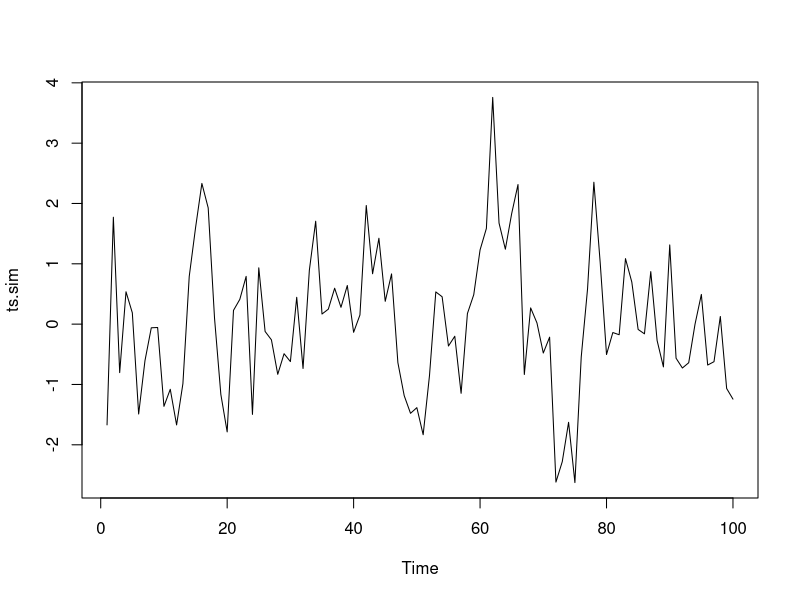
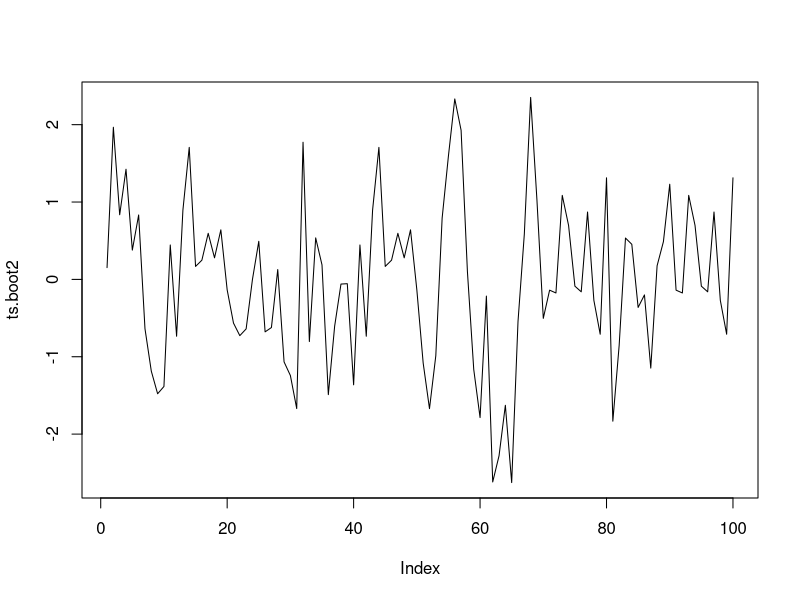
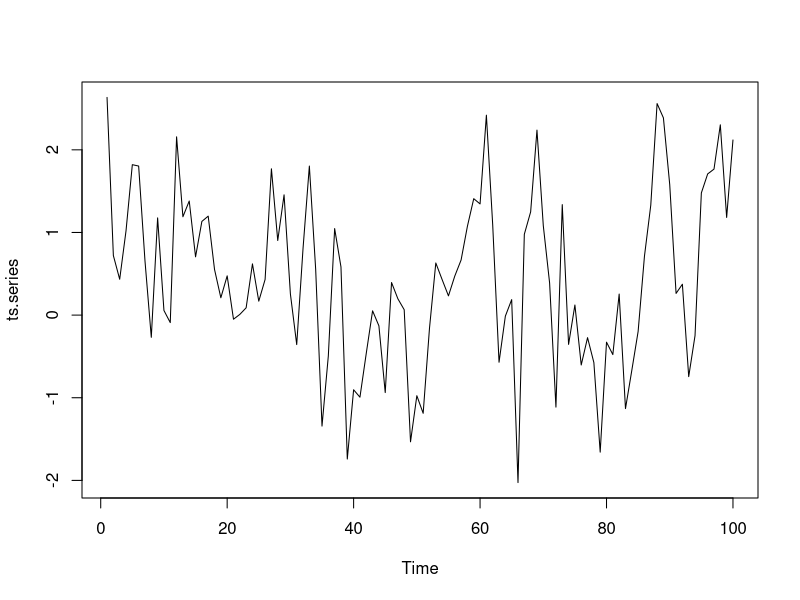
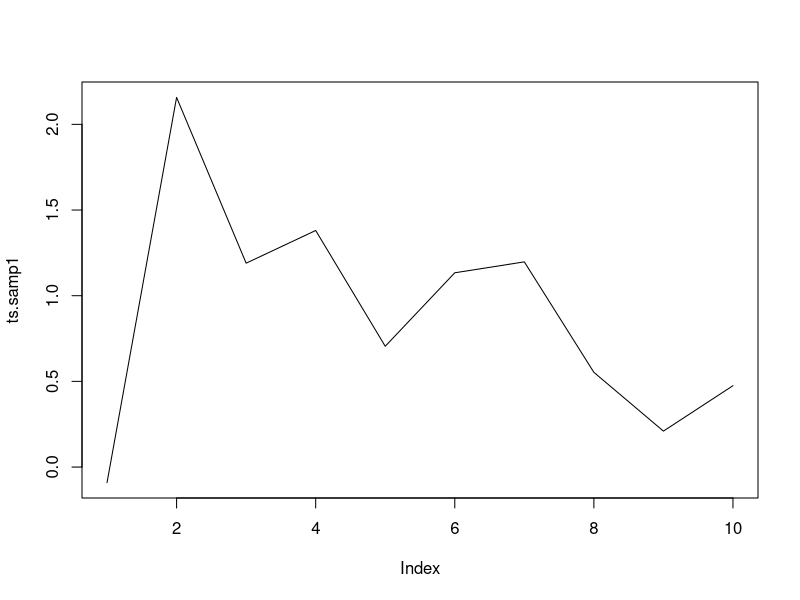
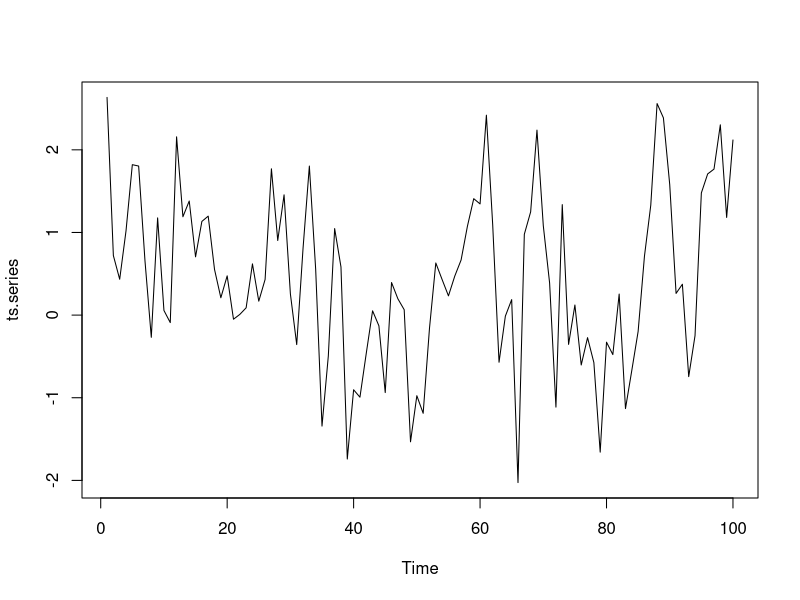
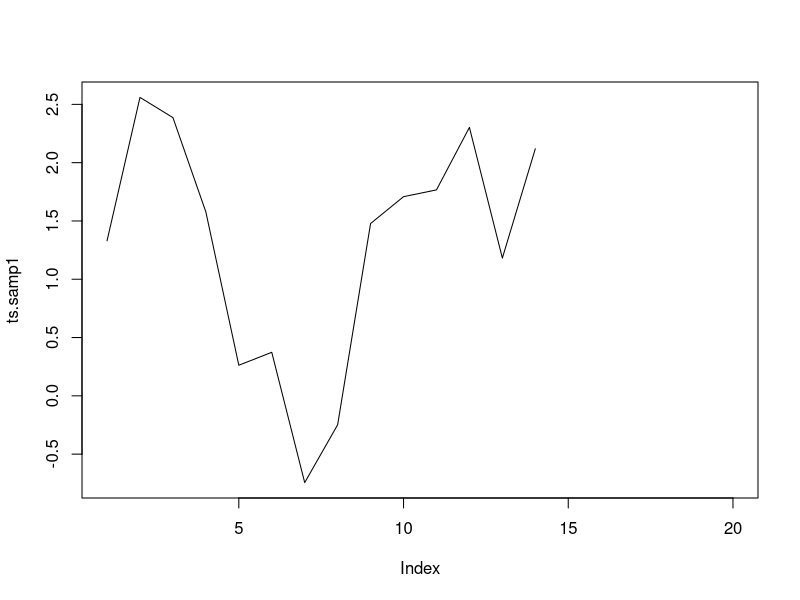
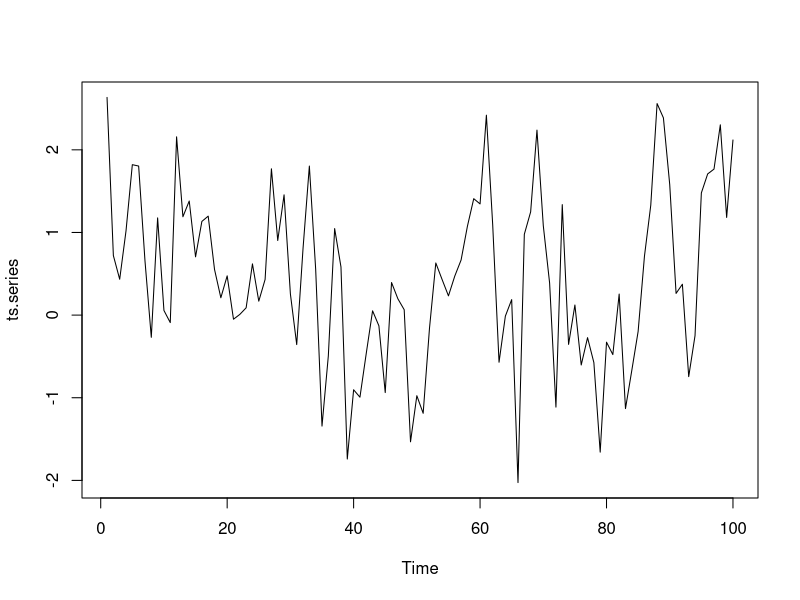
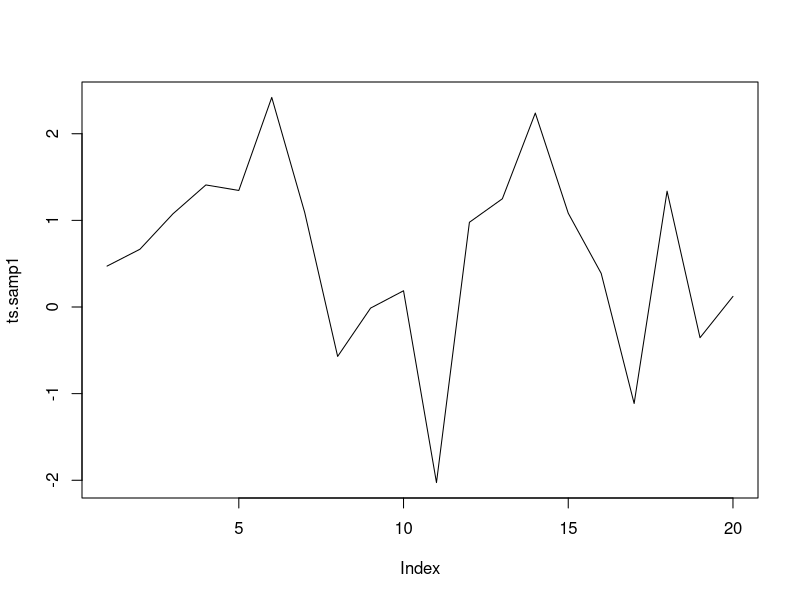

Recreate these plots in R, in order.
## ---- chunk 1
knitr::opts_chunk$set(echo = TRUE)
## ---- chunk 2
ts.sim <- arima.sim(list(order = c(1, 0, 0), ar = 0.5), n = 100) 
ts.sim
plot(ts.sim)
## ---- chunk 3
ts.blocks <- list(ts.sim[c(1 : 10)], ts.sim[c(11 : 20)], ts.sim[c(21 : 30)], ts.sim[c(31 : 40)], ts.sim[c(41 : 50)], ts.sim[c(51 : 60)], ts.sim[c(61 : 70)], ts.sim[c(71 : 80)], ts.sim[c(81 : 90)], ts.sim[c(91 : 100)])
ts.blocks
## ---- chunk 4
ts.boot1 <- sample(ts.blocks, 10, replace = T)
ts.boot1
class(ts.boot1)
## ---- chunk 5
ts.boot2 <- c()
for(i in 1 : 10) {
  for(j in 1 : 10) {
    ts.boot2 <- c(ts.boot2, ts.boot1[[i]][[j]])
  }
}
ts.boot2
class(ts.boot2)
## ---- chunk 6
plot(ts.boot2, type = "l")
## ---- chunk 7
ts.sim <- arima.sim(list(order = c(1, 0, 0), ar = 0.5), n = 100) 
single_point <- function(ts.series)
{
  point1 <- sample(c(1:length(ts.series)), 1, replace = T)
  print(ts.series)
  print(point1)
}
single_point(ts.sim)
## ---- chunk 8
one_sample <- function(ts.series, B)
{
  point1 <- sample(c(1:length(ts.series)), 1, replace = T)
  ts.samp1 <- c()
  for(i in 1 : B)
  {
    ts.samp1 <- c(ts.samp1, ts.sim[point1 + i - 1])
  }
  print(ts.series)
  plot(ts.series)
  print(point1)
  print(ts.samp1)
  plot(ts.samp1, type = 'l')
}
one_sample(ts.sim, 10)
## ---- chunk 9
blocks <- function(ts.series, B, b)
{
  point1 <- sample(c(1:length(ts.series)), 1, replace = T)
  ts.samp1 <- c()
  for(i in 1 : B)
  {
    ts.samp1 <- c(ts.samp1, ts.series[point1 + i - 1])
  }
  print(ts.series)
  plot(ts.series)
  print(point1)
  print(ts.samp1)
  i <- 1
  ts.block_list <- list()
  while(i < B)
  {
    x <- list(ts.samp1[i : (i + b - 1)])
    ts.block_list <- append(ts.block_list, x)
    i = i + b
  }
  print(ts.block_list)
  plot(ts.samp1, type = 'l')
}
blocks(ts.sim, 20, 4)
## ---- chunk 10
bootstrap_samp1 <- function(ts.series, B, b)
{
  point1 <- sample(c(1:length(ts.series)), 1, replace = T)
  ts.samp1 <- c()
  for(i in 1 : B)
  {
    ts.samp1 <- c(ts.samp1, ts.series[point1 + i - 1])
  }
  print(ts.series)
  plot(ts.series)
  print(point1)
  print(ts.samp1)
  plot(ts.samp1, type = 'l')
  i <- 1
  ts.block_list <- list()
  while(i < B)
  {
    x <- list(ts.samp1[i : (i + b - 1)])
    ts.block_list <- append(ts.block_list, x)
    i = i + b
  }
  print(ts.block_list)
  ts.bootstrap_1 <- sample(ts.block_list, B/b, replace = T)
  print(ts.bootstrap_1)
  class(ts.boot1)
}
bootstrap_samp1(ts.sim, 20, 4)
## ---- chunk 11
bootstrap_samp2 <- function(ts.series, B, b)
{
  point1 <- sample(c(1:length(ts.series)), 1, replace = T)
  ts.samp1 <- c()
  for(i in 1 : B)
  {
    ts.samp1 <- c(ts.samp1, ts.series[point1 + i - 1])
  }
  print(ts.series)
  plot(ts.series)
  print(point1)
  print(ts.samp1)
  plot(ts.samp1, type = 'l')
  i <- 1
  ts.block_list <- list()
  while(i < B)
  {
    x <- list(ts.samp1[i : (i + b - 1)])
    ts.block_list <- append(ts.block_list, x)
    i = i + b
  }
  print(ts.block_list)
  ts.bootstrap_1 <- sample(ts.block_list, B/b, replace = T)
  print(ts.bootstrap_1)
  class(ts.boot1)
  ts.bootstrap_2 <- c()
  for(i in 1 : (B/b)) {
    for(j in 1 : b) {
      ts.bootstrap_2 <- c(ts.bootstrap_2, ts.bootstrap_1[[i]][[j]])
    }
  }
  print(ts.bootstrap_2)
  class(ts.bootstrap_2)
  plot(ts.bootstrap_2, type = 'l')
}
bootstrap_samp2(ts.sim, 20, 4)
## ---- chunk 12
samp_dist <- function(ts.series, B, b)
{
  point1 <- sample(c(1:length(ts.series)), 1, replace = T)
  ts.samp1 <- c()
  for(i in 1 : B)
  {
    ts.samp1 <- c(ts.samp1, ts.series[point1 + i - 1])
  }
  plot(ts.series)
  plot(ts.samp1, type = 'l')
  i <- 1
  ts.block_list <- list()
  while(i < B)
  {
    x <- list(ts.samp1[i : (i + b - 1)])
    ts.block_list <- append(ts.block_list, x)
    i = i + b
  }
  samp_mean <- c()
  for(i in 1 : 1000)
  {
    ts.bootstrap_1 <- sample(ts.block_list, B/b, replace = T)
    ts.bootstrap_2 <- c()
    for(i in 1 : (B/b)) {
      for(j in 1 : b) {
        ts.bootstrap_2 <- c(ts.bootstrap_2, ts.bootstrap_1[[i]][[j]])
      }
    }
    samp_mean <- c(samp_mean, mean(ts.bootstrap_2))
  }
  return(c(mean(samp_mean), sd(samp_mean)))
  
  
}
print(samp_dist(ts.sim, 20, 4))
## ---- chunk 13
ts.sim1 <- arima.sim(list(order = c(1, 0, 0), ar = 0.5), n = 1000)
print(samp_dist(ts.sim1, 100, 10))
print(mean(ts.sim1))
